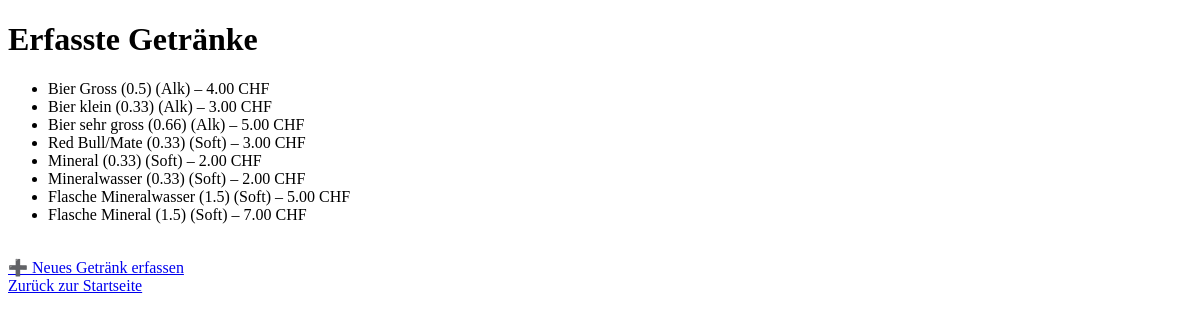
Page /getraenke on the earlier database version.
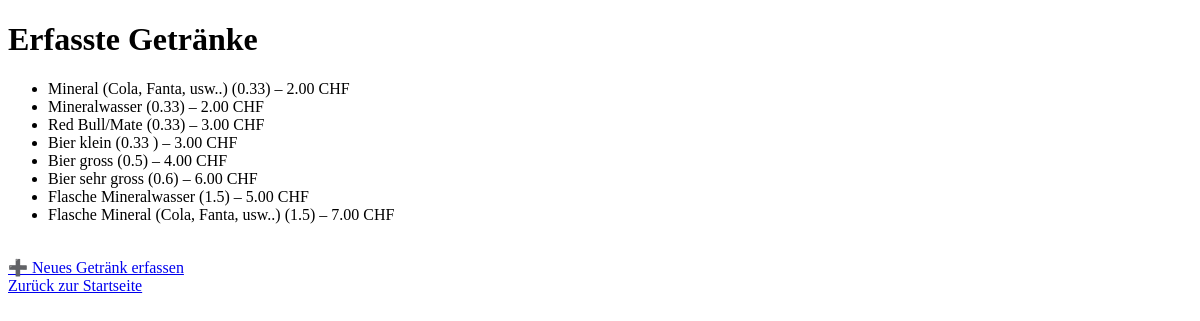
Same page on the later database version.
### app/models.py (models this page shows)
class Getraenk(db.Model):
    id = db.Column(db.Integer, primary_key=True)
    name = db.Column(db.String(100), nullable=False)
    preis = db.Column(db.Float, nullable=False)
    kategorie = db.Column(db.String(50))

### app/routes.py (the view)
@app.route("/getraenke")
def list_getraenke():
    getraenke = Getraenk.query.order_by(Getraenk.kategorie).all()
    return render_template("getraenk_liste.html", getraenke=getraenke)

### app/templates/getraenk_liste.html (shortened to what this page needs)
<!DOCTYPE html>
<html lang="de">
<head>
</head>
<body>
    <h1>Erfasste Getränke</h1>
    {% if getraenke %}
        <ul>
        {% for g in getraenke %}
            <li>{{ g.name }} ({{ g.kategorie }}) – {{ "%.2f"|format(g.preis) }} CHF</li>
        {% endfor %}
        </ul>
    {% else %}
        <p>Noch keine Getränke erfasst.</p>
    {% endif %}
    <br>
    <a href="{{ url_for('create_getraenk') }}">➕ Neues Getränk erfassen</a><br>
    <a href="{{ url_for('index') }}">Zurück zur Startseite</a>
</body>
</html>

Differences in the rows shown:
removed Getraenk: name "Bier Gross (0.5)", kategorie "Alk", preis "4.00"
removed Getraenk: name "Bier klein (0.33)", kategorie "Alk", preis "3.00"
removed Getraenk: name "Bier sehr gross (0.66)", kategorie "Alk", preis "5.00"
removed Getraenk: name "Red Bull/Mate (0.33)", kategorie "Soft", preis "3.00"
changed Getraenk: name "Mineral (0.33)" → "Mineral (Cola, Fanta, usw..)"; kategorie "Soft" → "0.33"
changed Getraenk: name "Mineralwasser (0.33)" → "Mineralwasser"; kategorie "Soft" → "0.33"
added Getraenk: name "Red Bull/Mate", kategorie "0.33", preis "3.00"
added Getraenk: name "Bier klein", kategorie "0.33", preis "3.00"
added Getraenk: name "Bier gross", kategorie "0.5", preis "4.00"
added Getraenk: name "Bier sehr gross", kategorie "0.6", preis "6.00"
changed Getraenk: name "Flasche Mineralwasser (1.5)" → "Flasche Mineralwasser"; kategorie "Soft" → "1.5"
changed Getraenk: name "Flasche Mineral (1.5)" → "Flasche Mineral (Cola, Fanta, usw..)"; kategorie "Soft" → "1.5"
